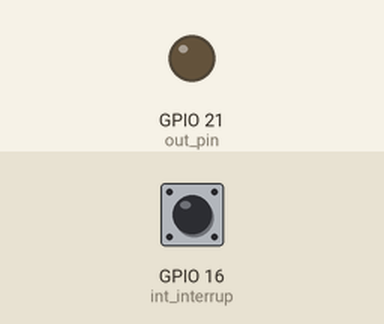
This program was run on a simulated ESP32 board running MicroPython. Parts: output pins drawn as LEDs (lit = HIGH). The inputs (shaded band) are chosen by the test bench; at power-on: GPIO 16 (int_interrup) LOW. Library files of the repository ran but are not shown: 1 file(s).

Above: at 1.2 s.
1.3 s: GPIO 16 (int_interrup) pulled HIGH for 0.15 s
At 2.3 s:
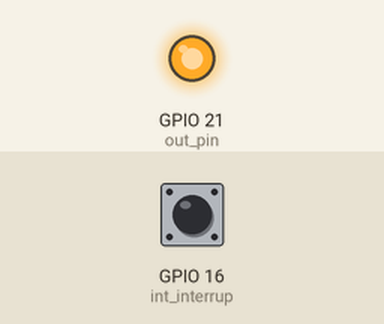
2.9 s: GPIO 16 (int_interrup) pulled HIGH for 1 s
At 3.5 s:
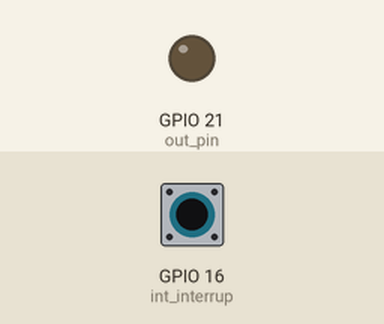
5.4 s: GPIO 16 (int_interrup) pulled HIGH for 3.2 s
At 6.6 s:
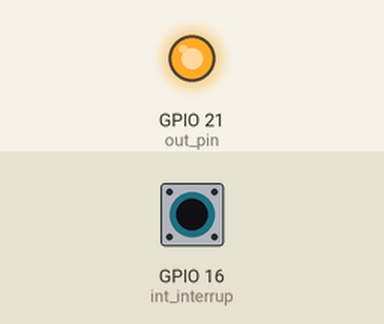
Timing chart, 0 to 8.4 s (numbered marks = the images above; inputs shaded):
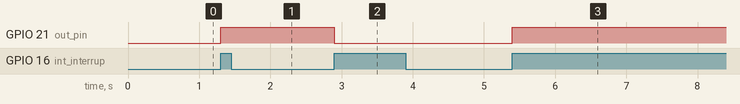

Measured:
- after the input at 1.3 s, GPIO 21 (out_pin): LOW → HIGH at once
- after the input at 2.9 s, GPIO 21 (out_pin): HIGH → LOW at once
- after the input at 5.4 s, GPIO 21 (out_pin): LOW → HIGH at once

The program:

main.py
```python
import machine


def handle_interrupt(pin):
    global out_pin
    out_pin.value( not out_pin.value() )
    #print("Entrou")

out_pin = machine.Pin(21, machine.Pin.OUT)

int_interrup = machine.Pin(16, machine.Pin.IN)
int_interrup.irq(trigger=machine.Pin.IRQ_RISING, handler=handle_interrupt)
```
